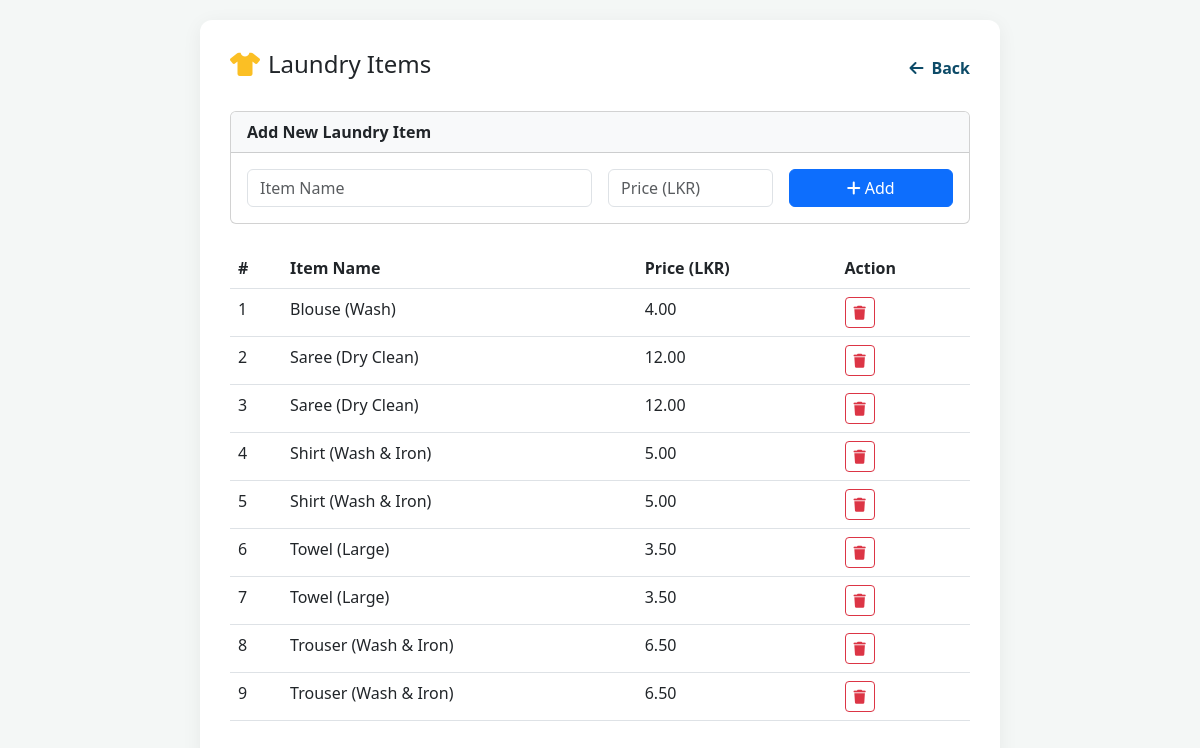
The app's page /img/manage_laundry_items.php (signed in) with its own data.
### tables this page shows
CREATE TABLE `laundry_items` (
  `item_id` int(11) NOT NULL,
  `item_name` varchar(100) NOT NULL,
  `price` decimal(10,2) NOT NULL
);

### img/manage_laundry_items.php (the view, shortened to what this page needs)
<?php
include '../includes/db.php';
$items = $conn->query("SELECT * FROM laundry_items ORDER BY item_name ASC");
?>
<!DOCTYPE html>
<html>
<head>
    <link href="https://cdn.jsdelivr.net/npm/bootstrap@5.3.0/dist/css/bootstrap.min.css" rel="stylesheet">
    <link rel="stylesheet" href="https://cdnjs.cloudflare.com/ajax/libs/font-awesome/6.0.0/css/all.min.css">
</head>
<body>
<div class="container">
    <div class="d-flex justify-content-between align-items-center mb-4">
        <h4><i class="fas fa-tshirt me-2" style="color:#fbbf24;"></i>Laundry Items</h4>
        <a href="dashboard.php" class="back-btn"><i class="fas fa-arrow-left me-2"></i>Back</a>
    </div>
    <div class="card mb-4">
        <div class="card-header bg-light"><strong>Add New Laundry Item</strong></div>
        <div class="card-body">
            <form method="POST">
                <div class="row g-3">
                    <div class="col-md-6">
                        <input type="text" name="item_name" class="form-control" placeholder="Item Name" required>
                    </div>
                    <div class="col-md-3">
                        <input type="number" step="0.01" name="price" class="form-control" placeholder="Price (LKR)" required>
                    </div>
                    <div class="col-md-3">
                        <button type="submit" name="add_item" class="btn btn-primary w-100"><i class="fas fa-plus me-1"></i>Add</button>
                    </div>
                </div>
            </form>
        </div>
    </div>
    <table class="table table-hover">
        <thead><tr><th>#</th><th>Item Name</th><th>Price (LKR)</th><th>Action</th></tr></thead>
        <tbody>
            <?php if($items && $items->num_rows > 0): $i=1; while($it = $items->fetch_assoc()): ?>
            <tr>
                <td><?= $i++ ?></td>
                <td><?= htmlspecialchars($it['item_name']) ?></td>
                <td><?= number_format($it['price'], 2) ?></td>
                <td><a href="?delete=<?= $it['item_id'] ?>" class="btn btn-sm btn-outline-danger" onclick="return confirm('Delete?')"><i class="fas fa-trash"></i></a></td>
            </tr>
            <?php endwhile; else: ?>
            <tr><td colspan="4" class="text-center text-muted">No items yet</td></tr>
            <?php endif; ?>
        </tbody>
    </table>
</div>
</body>
</html>

### img/manage_laundry_items.php (style rules this page uses)
body { background: #f4f7f6; padding: 20px; font-family: 'Segoe UI', sans-serif; }
.container { max-width: 800px; margin: 0 auto; background: white; padding: 30px; border-radius: 12px; box-shadow: 0 4px 20px rgba(0,0,0,0.06); }
.back-btn { color: #0d4b68; text-decoration: none; font-weight: 600; }

### records on screen
laundry_items: item_name "Blouse (Wash)", price "4.00"
laundry_items: item_name "Saree (Dry Clean)", price "12.00"
laundry_items: item_name "Saree (Dry Clean)", price "12.00"
laundry_items: item_name "Shirt (Wash & Iron)", price "5.00"
laundry_items: item_name "Shirt (Wash & Iron)", price "5.00"
laundry_items: item_name "Towel (Large)", price "3.50"
laundry_items: item_name "Towel (Large)", price "3.50"
laundry_items: item_name "Trouser (Wash & Iron)", price "6.50"
laundry_items: item_name "Trouser (Wash & Iron)", price "6.50"
